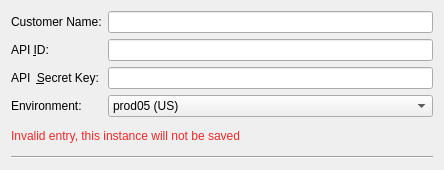
<?xml version="1.0" encoding="UTF-8"?>
<ui version="4.0">
 <class>Instance</class>
 <widget class="QWidget" name="Instance">
  <property name="geometry">
   <rect>
    <x>0</x>
    <y>0</y>
    <width>444</width>
    <height>170</height>
   </rect>
  </property>
  <property name="windowTitle">
   <string>Form</string>
  </property>
  <layout class="QVBoxLayout" name="verticalLayout">
   <item>
    <layout class="QFormLayout" name="formLayout">
     <item row="0" column="0">
      <widget class="QLabel" name="org_label">
       <property name="enabled">
        <bool>true</bool>
       </property>
       <property name="text">
        <string>Customer Name:</string>
       </property>
      </widget>
     </item>
     <item row="0" column="1">
      <widget class="QLineEdit" name="customer_name_LineEdit">
       <property name="enabled">
        <bool>true</bool>
       </property>
      </widget>
     </item>
     <item row="1" column="0">
      <widget class="QLabel" name="clientIdLabel">
       <property name="text">
        <string>API &amp;ID:</string>
       </property>
       <property name="buddy">
        <cstring>customer_name_LineEdit</cstring>
       </property>
      </widget>
     </item>
     <item row="1" column="1">
      <widget class="QLineEdit" name="api_id_LineEdit"/>
     </item>
     <item row="2" column="0">
      <widget class="QLabel" name="clientSecretLabel">
       <property name="text">
        <string>API  &amp;Secret Key:</string>
       </property>
       <property name="buddy">
        <cstring>api_id_LineEdit</cstring>
       </property>
      </widget>
     </item>
     <item row="2" column="1">
      <widget class="QLineEdit" name="api_secret_LineEdit">
       <property name="echoMode">
        <enum>QLineEdit::Password</enum>
       </property>
      </widget>
     </item>
     <item row="3" column="0">
      <widget class="QLabel" name="env_label">
       <property name="text">
        <string>Environment:</string>
       </property>
      </widget>
     </item>
     <item row="3" column="1">
      <widget class="QComboBox" name="env_comboBox">
       <property name="currentIndex">
        <number>5</number>
       </property>
       <item>
        <property name="text">
         <string>EAP01 (Beta)</string>
        </property>
       </item>
       <item>
        <property name="text">
         <string>prod01</string>
        </property>
       </item>
       <item>
        <property name="text">
         <string>prod02</string>
        </property>
       </item>
       <item>
        <property name="text">
         <string>prod03</string>
        </property>
       </item>
       <item>
        <property name="text">
         <string>prod04</string>
        </property>
       </item>
       <item>
        <property name="text">
         <string>prod05 (US)</string>
        </property>
       </item>
       <item>
        <property name="text">
         <string>prod06 (Europe)</string>
        </property>
       </item>
       <item>
        <property name="text">
         <string>prodNRT (APJ)</string>
        </property>
       </item>
      </widget>
     </item>
    </layout>
   </item>
   <item>
    <widget class="QLabel" name="label_invalid">
     <property name="palette">
      <palette>
       <active>
        <colorrole role="ButtonText">
         <brush brushstyle="SolidPattern">
          <color alpha="255">
           <red>239</red>
           <green>41</green>
           <blue>41</blue>
          </color>
         </brush>
        </colorrole>
       </active>
       <inactive>
        <colorrole role="ButtonText">
         <brush brushstyle="SolidPattern">
          <color alpha="255">
           <red>239</red>
           <green>41</green>
           <blue>41</blue>
          </color>
         </brush>
        </colorrole>
       </inactive>
       <disabled>
        <colorrole role="ButtonText">
         <brush brushstyle="SolidPattern">
          <color alpha="255">
           <red>190</red>
           <green>190</green>
           <blue>190</blue>
          </color>
         </brush>
        </colorrole>
       </disabled>
      </palette>
     </property>
     <property name="text">
      <string>&lt;html&gt;&lt;head/&gt;&lt;body&gt;&lt;p&gt;&lt;span style=&quot; color:#ef2929;&quot;&gt;Invalid entry, this instance will not be saved&lt;/span&gt;&lt;/p&gt;&lt;/body&gt;&lt;/html&gt;</string>
     </property>
    </widget>
   </item>
   <item>
    <widget class="Line" name="line">
     <property name="orientation">
      <enum>Qt::Horizontal</enum>
     </property>
    </widget>
   </item>
  </layout>
 </widget>
 <resources/>
 <connections/>
</ui>
